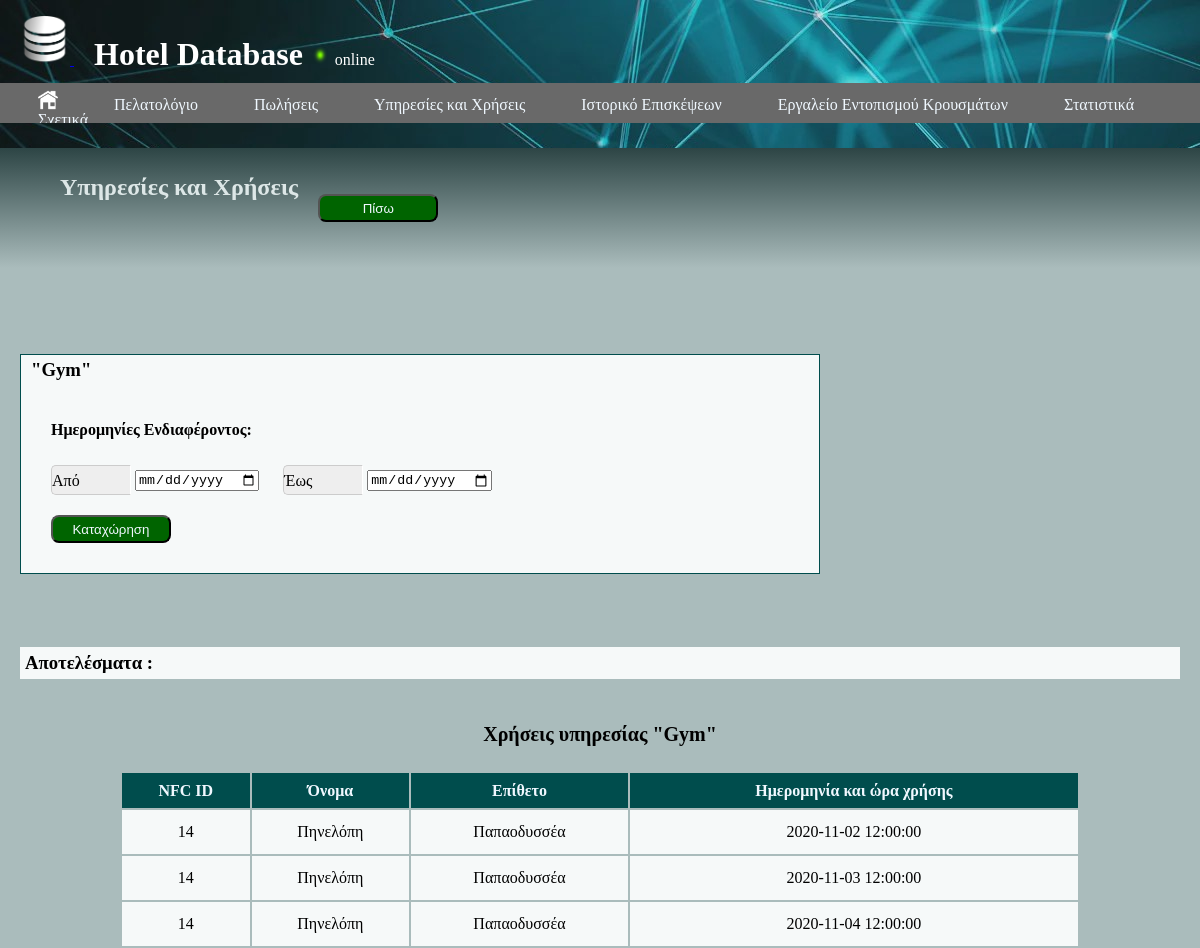
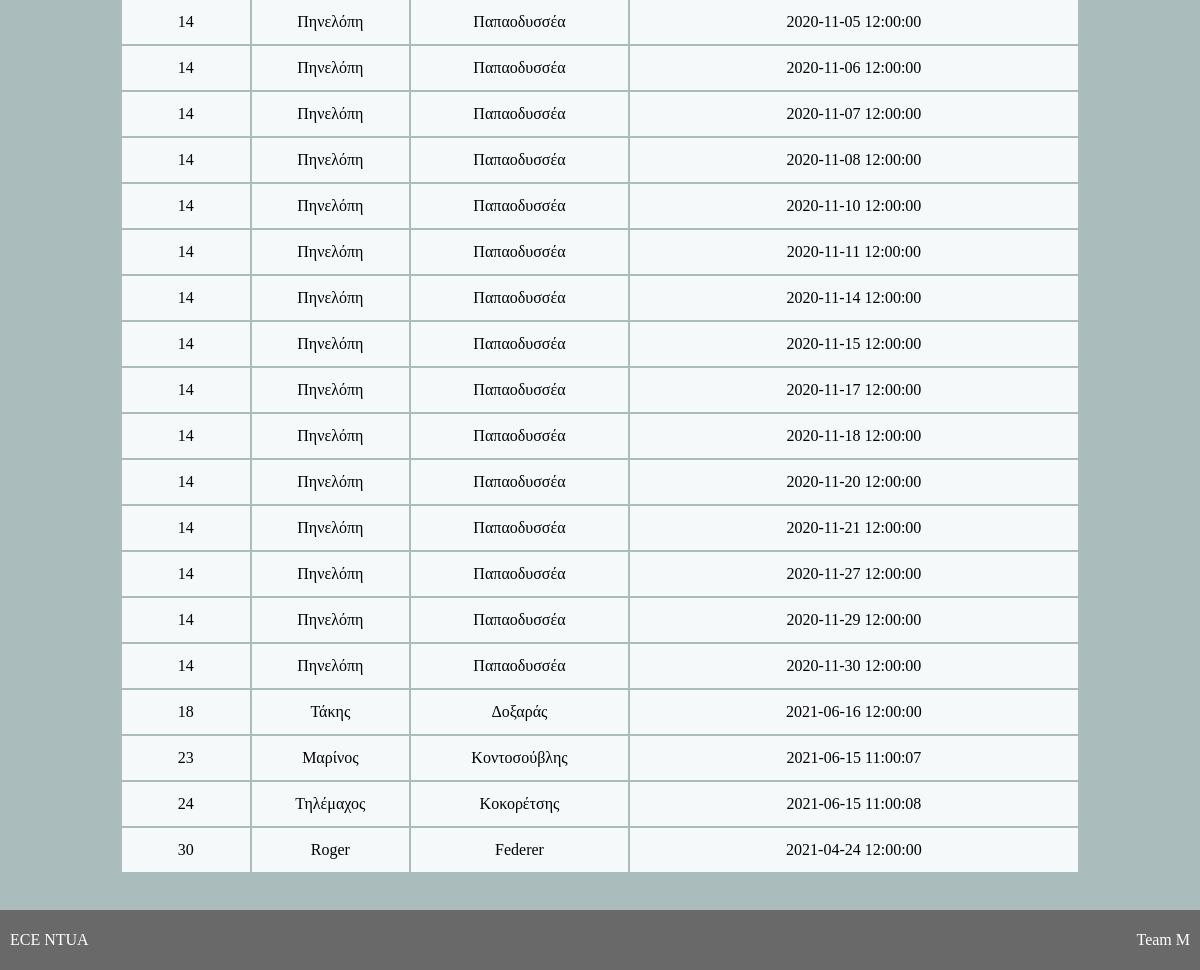
The app's page /php/visits.php?service_description=Gym with its own data (2 pictures, top to bottom).
### tables this page shows
create table visited (
  customer_id int,
  place_id int not null,
  entry_date_time timestamp not null,
  exit_date_time timestamp,
  visit_id int,

  primary key (visit_id),

  foreign key (customer_id) references customer(nfc_id)
    on delete set null
    on update cascade,
  foreign key (place_id) references place(place_id)
    on delete cascade
    on update cascade
);

create table customer (
  nfc_id int,
  first_name varchar(30) not null,
  last_name varchar(30) not null,
  date_of_birth date not null,
  document_number varchar(20) not null,
  document_type enum("Passport", "ID") not null,
  document_authority varchar(60) not null,

  primary key (nfc_id),
  constraint document check (
                        (document_type = "ID" and (document_number like "________"))
                        or (document_type = "Passport" and document_number like "_________")
                      )
);

### php/visits.php (the view, shortened to what this page needs)
<?php
include('header.php');
?>
<div class="welcome">
  <h2> Υπηρεσίες και Χρήσεις </h2>
  <form action="services.php">
    <input type="submit" class="button" value="Πίσω" />
  </form>
</div>
<!DOCTYPE html>
<html lang="en" dir="ltr">
<?php
$service_description = $_GET['service_description'];
$query="
select place_name from
(
  service join offered_in on offered_in.service_id=service.service_id)
  join place on place.place_id=offered_in.place_id
  where service.service_description='";
  $query = $query.$service_description."';";
  $result = mysqli_query($conn, $query);
  $place_name = mysqli_fetch_assoc($result);
  $place_name = $place_name['place_name'];
  ?>
  <br><br>
  <div class="inputs">
    <h3> "<?php echo $service_description; ?>"</h3>
    <br>
    <form action="" method="post">
      <h4>Ημερομηνίες Ενδιαφέροντος:</h4>
      <div class="text">
        <div class="text_input">
          <label for="min_date">Από</label>
        </div>
        <input type="date" id="min_date" name="min_date" value="">
        <div class="text_input">
          <label for="max_date">Έως</label>
        </div>
        <input type="date" id="max_date" name="max_date" value="">
      </div>
      <label><input class="button" type="submit" name="submit" value="Καταχώρηση"></label>
    </form>
  </div>
  <br>
  <h3 class="output"> Αποτελέσματα : </h3>
  <?php
  $query_date = " where place_name = '".$place_name."'";
      ?>
  <table class="content-table">
  <thead>
    <caption style="font-weight: bold">Χρήσεις υπηρεσίας "<?php echo $service_description; ?>"</caption>
    <tr>
      <th> NFC ID </th>
      <th> Όνομα </th>
      <th> Επίθετο </th>
      <th> Ημερομηνία και ώρα χρήσης </th>
    </tr>
  </thead>
  <?php
  $query = "
  select customer.nfc_id,
  customer.first_name,
  customer.last_name,
  visited.entry_date_time
  from
  (
    customer join visited
    on customer.nfc_id = visited.customer_id
    ) join place
    on visited.place_id = place.place_id";
    $query = $query.$query_date.";";
    $result = mysqli_query($conn, $query);
    while($rows_data = mysqli_fetch_assoc($result))
    {
      ?>
      <tr>
        <td><?php echo $rows_data['nfc_id'] ?></td>
        <td><?php echo $rows_data['first_name'] ?></td>
        <td><?php echo $rows_data['last_name'] ?></td>
        <td><?php echo $rows_data['entry_date_time'] ?></td>
        <?php
      }
      ?>
    </table>
    <?php
    include ("footer.php")
    ?>
  </body>
  </html>

### php/styles.css (style rules this page uses)
* { box-sizing: border-box; margin: 0; padding: 1; }
h4 { margin-top: 40px; margin-bottom: 30px; margin-left: 20px; }
body { background-color: #AABCBC; min-height: 100vh; display:flex; flex-direction: column; }
.content-table { min-width: 80%; max-width: 80%; border-style: none; margin-left:auto; margin-right:auto; margin-top: 2%; margin-bottom: 3%; border-spacing: 2px; }
.content-table th { background-color: #004d4d; height:35px; color: #F0F8FF; }
.content-table caption { font-size: 20px; margin-bottom: 25px; }
.content-table td { padding:7px 0px; background-color: #F6F9F9; text-align: center; line-height: 30px; }
.welcome { background-image: linear-gradient(180deg, #2D4545, #AABCBC); color: #DDE7E7; flex-wrap: wrap; align-content: center; padding: 10px 60px; height: 120px; display: flex; justify-content: flex-start; align-items: : center; margin-bottom: 15px; margin-top:0px; }
.inputs { background-color: #F6F9F9; width: 800px; border: 1px solid #004d4d; padding: 10px 10px; margin: 20px; line-height: 10px; margin-top: 35px; margin-bottom: 35px; }
.output { background-color: #F6F9F9; padding: 5px; margin: 20px; }
.button { background-color: DarkGreen; color: #F0F8FF; font-size: 16; border-radius: 8px; padding: 3px; height: 28px; width: 120px; margin: 20px; }
.text_input { margin-left:20px; background: #EEE; border: 1px solid #CCC; border-radius: 5px 0 0 5px; border-right: 1px solid #FFF; display: inline-block; height: 30px; width: 275px; line-height: 30px; margin-right: 0; width: 80px!important; vertical-align: middle; }

### records on screen
visited: customer.nfc_id "14", customer.first_name "Πηνελόπη", customer.last_name "Παπαοδυσσέα", entry_date_time "2020-11-02 12:00:00"
visited: customer.nfc_id "14", customer.first_name "Πηνελόπη", customer.last_name "Παπαοδυσσέα", entry_date_time "2020-11-03 12:00:00"
visited: customer.nfc_id "14", customer.first_name "Πηνελόπη", customer.last_name "Παπαοδυσσέα", entry_date_time "2020-11-04 12:00:00"
visited: customer.nfc_id "14", customer.first_name "Πηνελόπη", customer.last_name "Παπαοδυσσέα", entry_date_time "2020-11-05 12:00:00"
visited: customer.nfc_id "14", customer.first_name "Πηνελόπη", customer.last_name "Παπαοδυσσέα", entry_date_time "2020-11-06 12:00:00"
visited: customer.nfc_id "14", customer.first_name "Πηνελόπη", customer.last_name "Παπαοδυσσέα", entry_date_time "2020-11-07 12:00:00"
visited: customer.nfc_id "14", customer.first_name "Πηνελόπη", customer.last_name "Παπαοδυσσέα", entry_date_time "2020-11-08 12:00:00"
visited: customer.nfc_id "14", customer.first_name "Πηνελόπη", customer.last_name "Παπαοδυσσέα", entry_date_time "2020-11-10 12:00:00"
visited: customer.nfc_id "14", customer.first_name "Πηνελόπη", customer.last_name "Παπαοδυσσέα", entry_date_time "2020-11-11 12:00:00"
visited: customer.nfc_id "14", customer.first_name "Πηνελόπη", customer.last_name "Παπαοδυσσέα", entry_date_time "2020-11-14 12:00:00"
visited: customer.nfc_id "14", customer.first_name "Πηνελόπη", customer.last_name "Παπαοδυσσέα", entry_date_time "2020-11-15 12:00:00"
visited: customer.nfc_id "14", customer.first_name "Πηνελόπη", customer.last_name "Παπαοδυσσέα", entry_date_time "2020-11-17 12:00:00"
visited: customer.nfc_id "14", customer.first_name "Πηνελόπη", customer.last_name "Παπαοδυσσέα", entry_date_time "2020-11-18 12:00:00"
visited: customer.nfc_id "14", customer.first_name "Πηνελόπη", customer.last_name "Παπαοδυσσέα", entry_date_time "2020-11-20 12:00:00"
visited: customer.nfc_id "14", customer.first_name "Πηνελόπη", customer.last_name "Παπαοδυσσέα", entry_date_time "2020-11-21 12:00:00"
visited: customer.nfc_id "14", customer.first_name "Πηνελόπη", customer.last_name "Παπαοδυσσέα", entry_date_time "2020-11-27 12:00:00"
visited: customer.nfc_id "14", customer.first_name "Πηνελόπη", customer.last_name "Παπαοδυσσέα", entry_date_time "2020-11-29 12:00:00"
visited: customer.nfc_id "14", customer.first_name "Πηνελόπη", customer.last_name "Παπαοδυσσέα", entry_date_time "2020-11-30 12:00:00"
visited: customer.nfc_id "18", customer.first_name "Τάκης", customer.last_name "Δοξαράς", entry_date_time "2021-06-16 12:00:00"
visited: customer.nfc_id "23", customer.first_name "Μαρίνος", customer.last_name "Κοντοσούβλης", entry_date_time "2021-06-15 11:00:07"
visited: customer.nfc_id "24", customer.first_name "Τηλέμαχος", customer.last_name "Κοκορέτσης", entry_date_time "2021-06-15 11:00:08"
visited: customer.nfc_id "30", customer.first_name "Roger", customer.last_name "Federer", entry_date_time "2021-04-24 12:00:00"

### other values on screen
$service_description "Gym"
